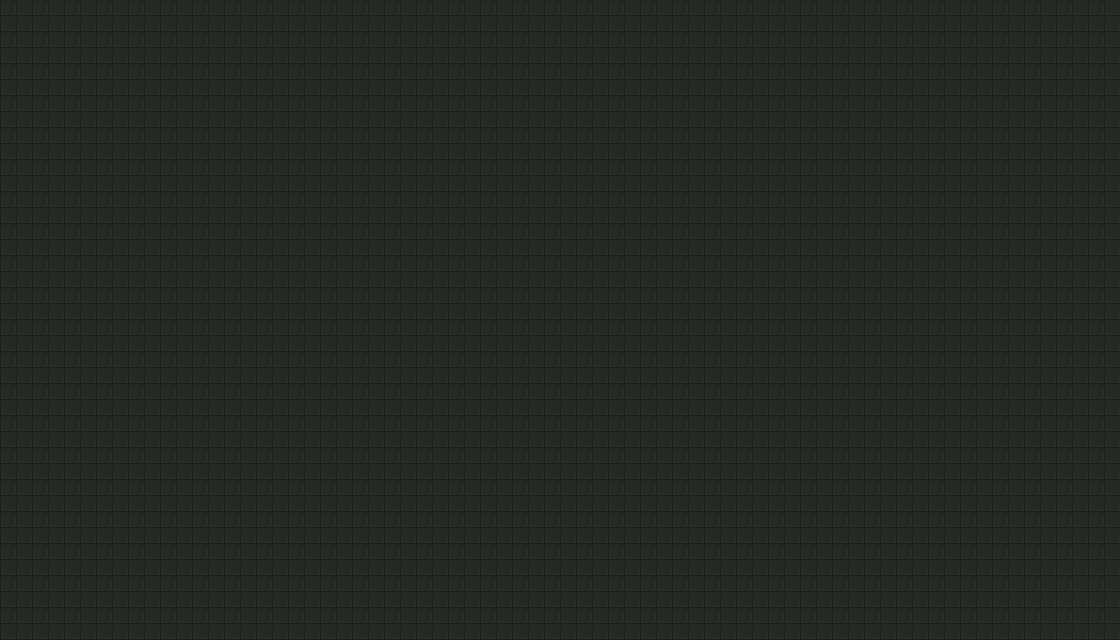

The image is a tile-based game level rendered from a .tmx file. Its description and complete source (layers, tilesets, objects, tile grids) follow:
An orthogonal 35x20 tile map with 32x32 px tiles, 1 tile layer (Camada de Blocos 1), 2 tilesets.

<map version="1.10" tiledversion="1.12.2" orientation="orthogonal" renderorder="right-down" width="35" height="20" tilewidth="32" tileheight="32" infinite="0" nextlayerid="2" nextobjectid="1">
 <tileset firstgid="1" source="../TileSets/mainlevbuild.tsx" />
 <tileset firstgid="641" source="../TileSets/tileset_fundo_transparente (1).tsx" />
 <layer id="1" name="Camada de Blocos 1" width="35" height="20">
  <data encoding="csv">
894,894,894,894,894,894,894,894,894,894,894,894,894,894,894,894,894,894,894,894,894,894,894,894,894,894,894,894,894,894,894,894,894,894,894,
894,894,894,894,894,894,894,894,894,894,894,894,894,894,894,894,894,894,894,894,894,894,894,894,894,894,894,894,894,894,894,894,894,894,894,
894,894,894,894,894,894,894,894,894,894,894,894,894,894,894,894,894,894,894,894,894,894,894,894,894,894,894,894,894,894,894,894,894,894,894,
894,894,894,894,894,894,894,894,894,894,894,894,894,894,894,894,894,894,894,894,894,894,894,894,894,894,894,894,894,894,894,894,894,894,894,
894,894,894,894,894,894,894,894,894,894,894,894,894,894,894,894,894,894,894,894,894,894,894,894,894,894,894,894,894,894,894,894,894,894,894,
894,894,894,894,894,894,894,894,894,894,894,894,894,894,894,894,894,894,894,894,894,894,894,894,894,894,894,894,894,894,894,894,894,894,894,
894,894,894,894,894,894,894,894,894,894,894,894,894,894,894,894,894,894,894,894,894,894,894,894,894,894,894,894,894,894,894,894,894,894,894,
894,894,894,894,894,894,894,894,894,894,894,894,894,894,894,894,894,894,894,894,894,894,894,894,894,894,894,894,894,894,894,894,894,894,894,
894,894,894,894,894,894,894,894,894,894,894,894,894,894,894,894,894,894,894,894,894,894,894,894,894,894,894,894,894,894,894,894,894,894,894,
894,894,894,894,894,894,894,894,894,894,894,894,894,894,894,894,894,894,894,894,894,894,894,894,894,894,894,894,894,894,894,894,894,894,894,
894,894,894,894,894,894,894,894,894,894,894,894,894,894,894,894,894,894,894,894,894,894,894,894,894,894,894,894,894,894,894,894,894,894,894,
894,894,894,894,894,894,894,894,894,894,894,894,894,894,894,894,894,894,894,894,894,894,894,894,894,894,894,894,894,894,894,894,894,894,894,
894,894,894,894,894,894,894,894,894,894,894,894,894,894,894,894,894,894,894,894,894,894,894,894,894,894,894,894,894,894,894,894,894,894,894,
894,894,894,894,894,894,894,894,894,894,894,894,894,894,894,894,894,894,894,894,894,894,894,894,894,894,894,894,894,894,894,894,894,894,894,
894,894,894,894,894,894,894,894,894,894,894,894,894,894,894,894,894,894,894,894,894,894,894,894,894,894,894,894,894,894,894,894,894,894,894,
894,894,894,894,894,894,894,894,894,894,894,894,894,894,894,894,894,894,894,894,894,894,894,894,894,894,894,894,894,894,894,894,894,894,894,
894,894,894,894,894,894,894,894,894,894,894,894,894,894,894,894,894,894,894,894,894,894,894,894,894,894,894,894,894,894,894,894,894,894,894,
894,894,894,894,894,894,894,894,894,894,894,894,894,894,894,894,894,894,894,894,894,894,894,894,894,894,894,894,894,894,894,894,894,894,894,
894,894,894,894,894,894,894,894,894,894,894,894,894,894,894,894,894,894,894,894,894,894,894,894,894,894,894,894,894,894,894,894,894,894,894,
894,894,894,894,894,894,894,894,894,894,894,894,894,894,894,894,894,894,894,894,894,894,894,894,894,894,894,894,894,894,894,894,894,894,894
</data>
 </layer>
</map>
